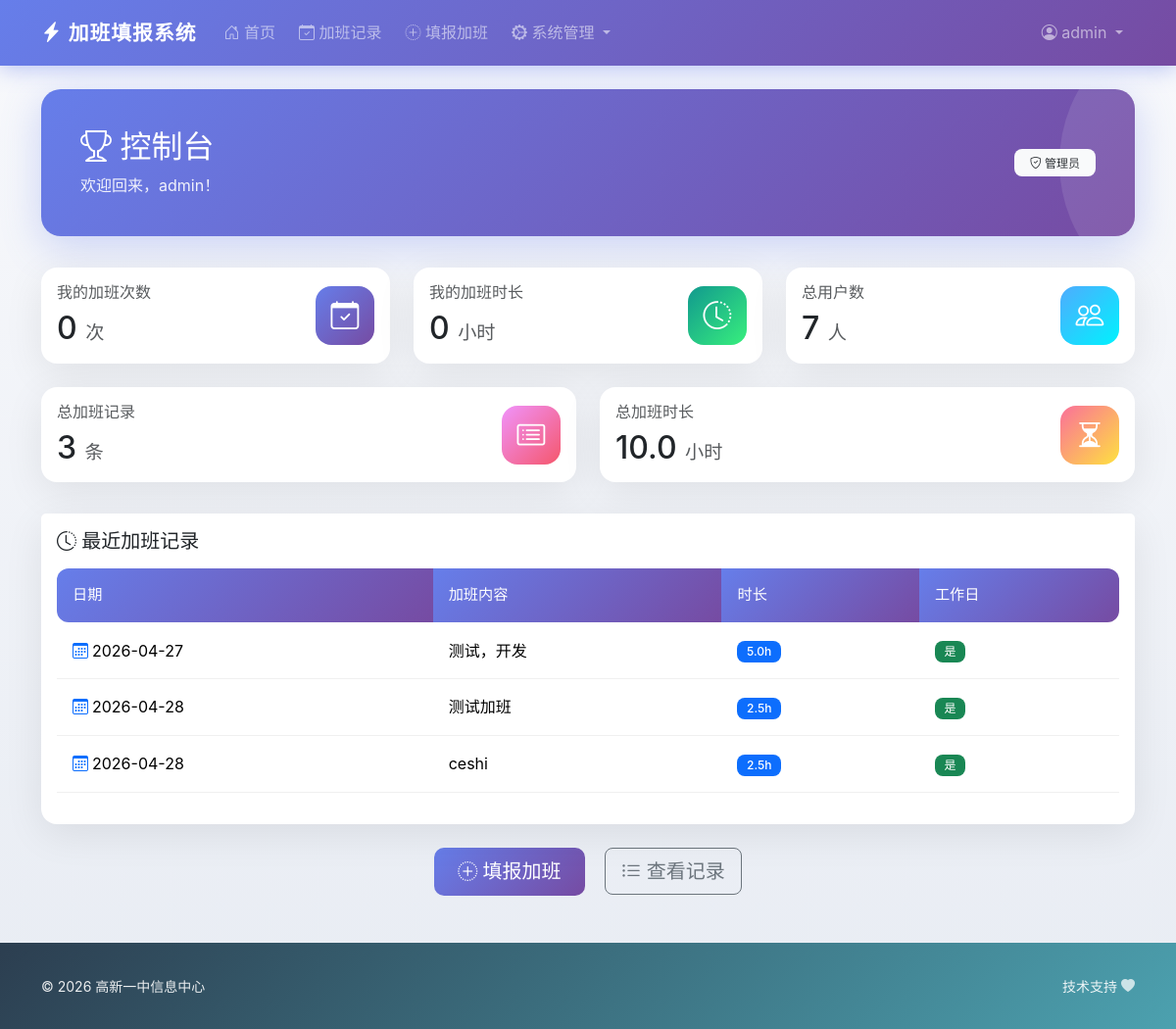
The app's page /dashboard (signed in) with its own data.
### models.py (models this page shows, shortened)
class User(UserMixin, db.Model):
    __tablename__ = 'users'
    id = db.Column(db.Integer, primary_key=True)
    username = db.Column(db.String(80), unique=True, nullable=False)
    password_hash = db.Column(db.String(200), nullable=False)
    role = db.Column(db.String(20), nullable=False)  # admin, manager, teacher
    department_id = db.Column(db.Integer, db.ForeignKey('departments.id'), nullable=True)
    created_at = db.Column(db.DateTime, default=datetime.utcnow)
    overtime_records = db.relationship('Overtime', backref='user', lazy=True, cascade='all, delete-orphan')
    def is_admin(self):
        return self.role == 'admin'
    def is_manager(self):
        return self.role == 'manager'

class Overtime(db.Model):
    __tablename__ = 'overtimes'
    id = db.Column(db.Integer, primary_key=True)
    user_id = db.Column(db.Integer, db.ForeignKey('users.id'), nullable=False)
    content = db.Column(db.Text, nullable=False)
    date = db.Column(db.Date, nullable=False)
    hours = db.Column(db.Float, nullable=False)
    is_workday = db.Column(db.Boolean, default=False)
    memo = db.Column(db.Text, nullable=True)
    created_at = db.Column(db.DateTime, default=datetime.utcnow)
    updated_at = db.Column(db.DateTime, default=datetime.utcnow, onupdate=datetime.utcnow)

### app.py (the view, shortened to what this page needs)
@app.route('/dashboard')
@login_required
def dashboard():
    my_count = Overtime.query.filter_by(user_id=current_user.id).count()
    my_hours = db.session.query(func.sum(Overtime.hours)).filter_by(user_id=current_user.id).scalar() or 0
    stats = {}
    if current_user.is_admin():
        stats['total_users'] = User.query.count()
        stats['total_records'] = Overtime.query.count()
        stats['total_hours'] = db.session.query(func.sum(Overtime.hours)).scalar() or 0
        stats['recent_records'] = Overtime.query.order_by(Overtime.created_at.desc()).limit(5).all()
    else:
        stats['recent_records'] = Overtime.query.filter_by(user_id=current_user.id).order_by(Overtime.created_at.desc()).limit(5).all()
    return render_template('index.html', stats=stats, my_count=my_count, my_hours=my_hours)

### app.py (called while the page is built)
@login_manager.user_loader
def load_user(user_id):
    return User.query.get(int(user_id))

### templates/index.html (shortened to what this page needs)
{% extends "base.html" %}
{% block content %}
<div class="page-header">
    <div class="row align-items-center">
        <div class="col">
            <h2><i class="bi bi-trophy"></i> 控制台</h2>
            <p class="mb-0">欢迎回来，{{ current_user.username }}！</p>
        </div>
        <div class="col-auto">
            <span class="badge bg-light text-dark px-3 py-2">
                <i class="bi bi-shield-check"></i> {{ '管理员' if current_user.is_admin() else ('部门负责人' if current_user.is_manager() else '教师') }}
            </span>
        </div>
    </div>
</div>
<div class="row">
    <div class="col-md-4 mb-4">
        <div class="card stat-card h-100">
            <div class="card-body">
                <div class="d-flex justify-content-between align-items-center">
                    <div>
                        <h6 class="text-muted mb-2">我的加班次数</h6>
                        <h2 class="mb-0">{{ my_count }} <small class="text-muted" style="font-size:0.6em;">次</small></h2>
                    </div>
                    <div class="stat-icon" style="background: linear-gradient(135deg, #667eea 0%, #764ba2 100%);">
                        <i class="bi bi-calendar-check"></i>
                    </div>
                </div>
            </div>
        </div>
    </div>
    <div class="col-md-4 mb-4">
        <div class="card stat-card h-100">
            <div class="card-body">
                <div class="d-flex justify-content-between align-items-center">
                    <div>
                        <h6 class="text-muted mb-2">我的加班时长</h6>
                        <h2 class="mb-0">{{ my_hours }} <small class="text-muted" style="font-size:0.6em;">小时</small></h2>
                    </div>
                    <div class="stat-icon" style="background: linear-gradient(135deg, #11998e 0%, #38ef7d 100%);">
                        <i class="bi bi-clock-history"></i>
                    </div>
                </div>
            </div>
        </div>
    </div>
    {% if current_user.is_admin() or current_user.is_manager() %}
    <div class="col-md-4 mb-4">
        <div class="card stat-card h-100">
            <div class="card-body">
                <div class="d-flex justify-content-between align-items-center">
                    <div>
                        <h6 class="text-muted mb-2">{% if current_user.is_admin() %}总用户数{% else %}部门人数{% endif %}</h6>
                        <h2 class="mb-0">{{ stats.dept_users if current_user.is_manager() else stats.total_users }} <small class="text-muted" style="font-size:0.6em;">人</small></h2>
                    </div>
                    <div class="stat-icon" style="background: linear-gradient(135deg, #4facfe 0%, #00f2fe 100%);">
                        <i class="bi bi-people"></i>
                    </div>
                </div>
            </div>
        </div>
    </div>
    {% endif %}
</div>
{% if current_user.is_admin() or current_user.is_manager() %}
<div class="row">
    <div class="col-md-6 mb-4">
        <div class="card stat-card h-100">
            <div class="card-body">
                <div class="d-flex justify-content-between align-items-center">
                    <div>
                        <h6 class="text-muted mb-2">{% if current_user.is_admin() %}总加班记录{% else %}部门加班记录{% endif %}</h6>
                        <h2 class="mb-0">{{ stats.dept_records if current_user.is_manager() else stats.total_records }} <small class="text-muted" style="font-size:0.6em;">条</small></h2>
                    </div>
                    <div class="stat-icon" style="background: linear-gradient(135deg, #f093fb 0%, #f5576c 100%);">
                        <i class="bi bi-card-list"></i>
                    </div>
                </div>
            </div>
        </div>
    </div>
    <div class="col-md-6 mb-4">
        <div class="card stat-card h-100">
            <div class="card-body">
                <div class="d-flex justify-content-between align-items-center">
                    <div>
                        <h6 class="text-muted mb-2">{% if current_user.is_admin() %}总加班时长{% else %}部门加班时长{% endif %}</h6>
                        <h2 class="mb-0">{{ stats.dept_hours if current_user.is_manager() else stats.total_hours }} <small class="text-muted" style="font-size:0.6em;">小时</small></h2>
                    </div>
                    <div class="stat-icon" style="background: linear-gradient(135deg, #fa709a 0%, #fee140 100%);">
                        <i class="bi bi-hourglass-split"></i>
                    </div>
                </div>
            </div>
        </div>
    </div>
</div>
{% endif %}
<div class="card mt-2">
    <div class="card-header bg-white border-0 pt-3 pb-0">
        <h5 class="mb-0"><i class="bi bi-clock-history"></i> 最近加班记录</h5>
    </div>
    <div class="card-body">
        {% if stats.recent_records %}
        <div class="table-responsive">
            <table class="table table-hover">
                <thead>
                    <tr>
                        <th>日期</th>
                        <th>加班内容</th>
                        <th>时长</th>
                        <th>工作日</th>
                    </tr>
                </thead>
                <tbody>
                    {% for record in stats.recent_records %}
                    <tr>
                        <td><i class="bi bi-calendar3 text-primary me-1"></i>{{ record.date.strftime('%Y-%m-%d') }}</td>
                        <td>{{ record.content[:40] }}{% if record.content|length > 40 %}...{% endif %}</td>
                        <td><span class="badge bg-primary">{{ record.hours }}h</span></td>
                        <td>
                            {% if record.is_workday %}
                            <span class="badge bg-success">是</span>
                            {% else %}
                            <span class="badge bg-secondary">否</span>
                            {% endif %}
                        </td>
                    </tr>
                    {% endfor %}
                </tbody>
            </table>
        </div>
        {% else %}
        <div class="text-center py-5">
            <i class="bi bi-inbox" style="font-size: 4rem; color: #dee2e6;"></i>
            <p class="text-muted mt-3 mb-0">暂无加班记录</p>
        </div>
        {% endif %}
    </div>
</div>
<div class="mt-4 text-center">
    <a href="{{ url_for('overtime_add') }}" class="btn btn-primary btn-lg me-3">
        <i class="bi bi-plus-circle-dotted"></i> 填报加班
    </a>
    <a href="{{ url_for('overtime_list') }}" class="btn btn-outline-secondary btn-lg">
        <i class="bi bi-list-ul"></i> 查看记录
    </a>
</div>
{% endblock %}

### templates/base.html (shortened to what this page needs)
<!DOCTYPE html>
<html lang="zh-CN">
<head>
    <link href="https://cdn.jsdelivr.net/npm/bootstrap@5.3.2/dist/css/bootstrap.min.css" rel="stylesheet">
    <link href="https://cdn.jsdelivr.net/npm/bootstrap-icons@1.11.1/font/bootstrap-icons.css" rel="stylesheet">
</head>
<body>
    <nav class="navbar navbar-expand-lg navbar-dark sticky-top">
        <div class="container">
            <a class="navbar-brand" href="{{ url_for('index') }}">
                <i class="bi bi-lightning-charge-fill"></i> 加班填报系统
            </a>
            {% if current_user.is_authenticated %}
            <div class="collapse navbar-collapse" id="navbarNav">
                <ul class="navbar-nav me-auto">
                    <li class="nav-item">
                        <a class="nav-link" href="{{ url_for('dashboard') }}">
                            <i class="bi bi-house-door"></i> 首页
                        </a>
                    </li>
                    <li class="nav-item">
                        <a class="nav-link" href="{{ url_for('overtime_list') }}">
                            <i class="bi bi-calendar-check"></i> 加班记录
                        </a>
                    </li>
                    <li class="nav-item">
                        <a class="nav-link" href="{{ url_for('overtime_add') }}">
                            <i class="bi bi-plus-circle-dotted"></i> 填报加班
                        </a>
                    </li>
                    {% if current_user.is_admin() %}
                    <li class="nav-item dropdown">
                        <a class="nav-link dropdown-toggle" href="#" data-bs-toggle="dropdown">
                            <i class="bi bi-gear-wide-connected"></i> 系统管理
                        </a>
                    </li>
                    {% elif current_user.is_manager() %}
                    <li class="nav-item">
                        <a class="nav-link" href="{{ url_for('admin_stats') }}">
                            <i class="bi bi-graph-up"></i> 统计报表
                        </a>
                    </li>
                    {% endif %}
                </ul>
                <ul class="navbar-nav">
                    <li class="nav-item dropdown">
                        <a class="nav-link dropdown-toggle" href="#" data-bs-toggle="dropdown">
                            <i class="bi bi-person-circle"></i> {{ current_user.username }}
                        </a>
                    </li>
                </ul>
            </div>
            {% endif %}
        </div>
    </nav>
    <main class="container my-4">
        {% block content %}{% endblock %}
    </main>
    <footer>
        <div class="container">
            <div class="row align-items-center">
                <div class="col-md-6 text-center text-md-start mb-2 mb-md-0">
                    <small>&copy; 2026 高新一中信息中心</small>
                </div>
                <div class="col-md-6 text-center text-md-end">
                    <small>技术支持 <a href="#"><i class="bi bi-heart-fill"></i></a></small>
                </div>
            </div>
        </div>
    </footer>
</body>
</html>

### templates/base.html (style rules this page uses)
:root { --primary-gradient: linear-gradient(135deg, #667eea 0%, #764ba2 100%); --success-gradient: linear-gradient(135deg, #11998e 0%, #38ef7d 100%); --warning-gradient: linear-gradient(135deg, #f093fb 0%, #f5576c 100%); --info-gradient: linear-gradient(135deg, #4facfe 0%, #00f2fe 100%); --dark-gradient: linear-gradient(135deg, #2c3e50 0%, #4ca1af 100%); --primary-color: #667eea; --primary-dark: #764ba2; }
* { font-family: 'Noto Sans SC', -apple-system, BlinkMacSystemFont, "Segoe UI", Roboto, sans-serif; }
body { background: linear-gradient(180deg, #f8f9fc 0%, #e8ecf3 100%); min-height: 100vh; }
.navbar { background: var(--primary-gradient) !important; box-shadow: 0 4px 20px rgba(102, 126, 234, 0.4); padding: 0.8rem 0; }
.navbar-brand { font-weight: 700; font-size: 1.3rem; letter-spacing: 1px; }
.navbar-brand i { animation: pulse 2s infinite; }
.nav-link { border-radius: 8px; margin: 0 4px; transition: all 0.3s ease; }
.card { border: none; border-radius: 16px; box-shadow: 0 10px 40px rgba(0,0,0,0.08); transition: transform 0.3s ease, box-shadow 0.3s ease; }
.btn-primary { background: var(--primary-gradient); border: none; border-radius: 10px; padding: 0.6rem 1.5rem; font-weight: 500; transition: all 0.3s ease; }
.stat-card { border-radius: 16px; border: none; overflow: hidden; position: relative; }
.stat-card::before { content: ''; position: absolute; top: -50%; right: -50%; width: 100%; height: 100%; background: inherit; opacity: 0.1; border-radius: 50%; transform: rotate(45deg); }
.stat-card .card-body { position: relative; z-index: 1; }
.stat-icon { width: 60px; height: 60px; border-radius: 16px; display: flex; align-items: center; justify-content: center; font-size: 1.8rem; color: white; }
.page-header { background: var(--primary-gradient); color: white; padding: 2.5rem; border-radius: 20px; margin-bottom: 2rem; box-shadow: 0 10px 40px rgba(102, 126, 234, 0.3); position: relative; overflow: hidden; }
.page-header::after { content: ''; position: absolute; top: -50%; right: -20%; width: 300px; height: 300px; background: rgba(255,255,255,0.1); border-radius: 50%; }
.page-header h2 { position: relative; z-index: 1; }
.page-header p { position: relative; z-index: 1; opacity: 0.9; }
.table { border-collapse: separate; border-spacing: 0; }
.table thead th { background: var(--primary-gradient); color: white; border: none; font-weight: 500; padding: 1rem; font-size: 0.95rem; }
.table thead th:first-child { border-radius: 12px 0 0 12px; }
.table thead th:last-child { border-radius: 0 12px 12px 0; }
.table tbody tr { transition: all 0.2s ease; }
.table tbody td { padding: 1rem; vertical-align: middle; border-color: #f0f0f0; }
.badge { border-radius: 8px; padding: 0.4em 0.8em; font-weight: 500; }
footer { background: linear-gradient(135deg, #2c3e50 0%, #4ca1af 100%); color: white; padding: 2rem 0; margin-top: 3rem; }
footer small { opacity: 0.9; }
footer a { color: rgba(255,255,255,0.8); text-decoration: none; transition: color 0.2s ease; }

### records on screen
User: username "admin", role "管理员", role "7", role "3", role "10.0"
Overtime: date "2026-04-27", content "测试，开发", hours "5.0", is_workday "是"
Overtime: date "2026-04-28", content "测试加班", hours "2.5", is_workday "是"
Overtime: date "2026-04-28", content "ceshi", hours "2.5", is_workday "是"

### other values on screen
{{ my_count }} "0"
{{ my_hours }} "0"
